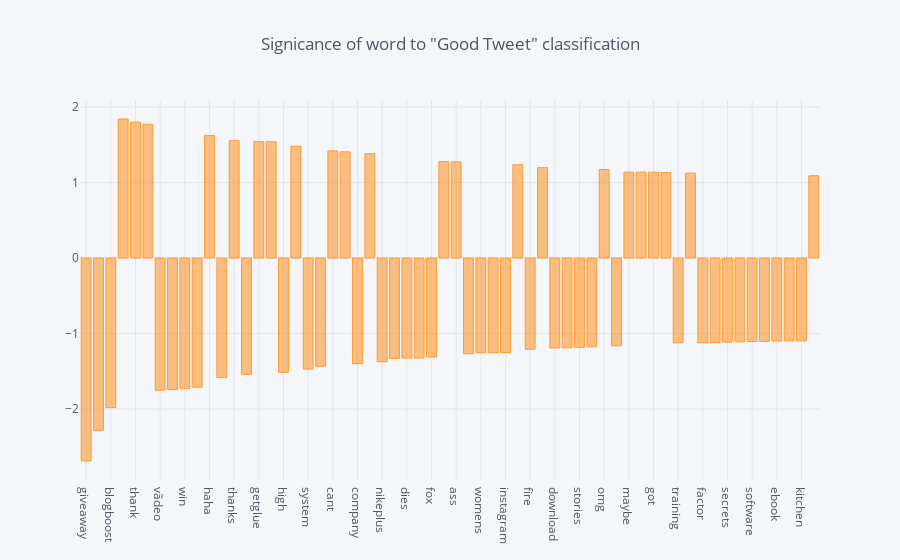

The notebook cell this image was saved under:
### Code cell
feature_weights.set_index('word').weight.head(60).iplot(kind = 'bar', title = 'Signicance of word to "Good Tweet" classification', hline=(0,0))

### Figure 1 — Plotly figure (JSON) as saved in the notebook; plotly's stock layout.template omitted (floating-point values rounded to 4 significant figures)
{"data": [{"marker": {"color": "rgba(255, 153, 51, 0.6)", "line": {"color": "rgba(255, 153, 51, 1.0)", "width": 1}}, "name": "weight", "orientation": "v", "text": "", "type": "bar", "x": ["giveaway", "via", "blogboost", "lol", "thank", "hahaha", "vãdeo", "gostei", "win", "pack", "haha", "learn", "thanks", "quote", "getglue", "tonight", "high", "shit", "system", "online", "cant", "im", "company", "oh", "nikeplus", "black", "dies", "years", "fox", "fuck", "ass", "program", "womens", "grt", "instagram", "yeah", "fire", "cute", "download", "recipes", "stories", "complete", "omg", "power", "maybe", "guess", "got", "hope", "training", "birthday", "factor", "—", "secrets", "business", "software", "apple", "ebook", "customers", "kitchen", "morning"], "y": [-2.688, -2.282, -1.98, 1.841, 1.799, 1.771, -1.752, -1.744, -1.73, -1.71, 1.624, -1.583, 1.554, -1.541, 1.54, 1.54, -1.514, 1.48, -1.47, -1.433, 1.418, 1.406, -1.399, 1.382, -1.373, -1.33, -1.325, -1.325, -1.312, 1.277, 1.273, -1.268, -1.255, -1.255, -1.252, 1.234, -1.208, 1.198, -1.19, -1.189, -1.182, -1.176, 1.172, -1.162, 1.137, 1.137, 1.136, 1.133, -1.123, 1.123, -1.122, -1.118, -1.114, -1.11, -1.106, -1.104, -1.099, -1.098, -1.097, 1.09]}], "layout": {"autosize": true, "legend": {"bgcolor": "#F5F6F9", "font": {"color": "#4D5663"}}, "paper_bgcolor": "#F5F6F9", "plot_bgcolor": "#F5F6F9", "shapes": [{"line": {"color": "#db4052", "dash": "solid", "width": 1}, "type": "line", "x0": 0, "x1": 1, "xref": "paper", "y0": [0, 0], "y1": [0, 0], "yref": "y"}], "title": {"font": {"color": "#4D5663"}, "text": "Signicance of word to \"Good Tweet\" classification"}, "xaxis": {"autorange": true, "gridcolor": "#E1E5ED", "range": [-0.5, 59.5], "showgrid": true, "tickfont": {"color": "#4D5663"}, "title": {"font": {"color": "#4D5663"}, "text": ""}, "type": "category", "zerolinecolor": "#E1E5ED"}, "yaxis": {"autorange": true, "gridcolor": "#E1E5ED", "range": [-2.939, 2.092], "showgrid": true, "tickfont": {"color": "#4D5663"}, "title": {"font": {"color": "#4D5663"}, "text": ""}, "type": "linear", "zerolinecolor": "#E1E5ED"}}}
